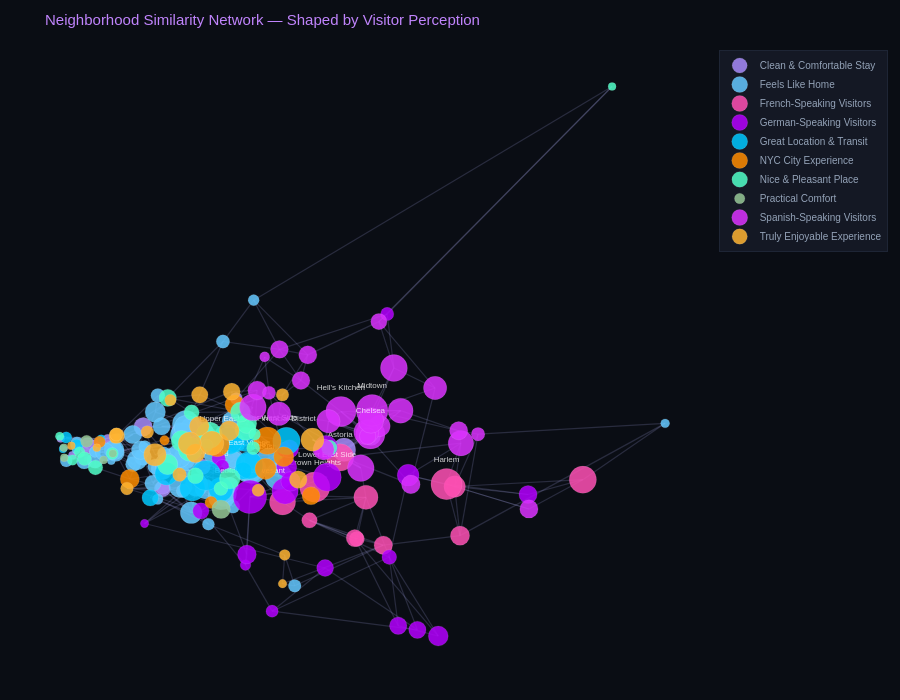

Notebook code cell kept with this figure:
### Code cell
# ── 拉伸 PCA 坐标，让 cluster 更分散 ─────────────────────────────────────────
scale_x, scale_y = 3.0, 5.0   # y 轴拉更大，把上下分开
np.random.seed(42)
jitter = 0.04  # 微小随机偏移防止完全重叠

nodes_df['x2'] = nodes_df['neighborhood'].map(lambda n: pos_pca[n][0]) * scale_x
nodes_df['y2'] = nodes_df['neighborhood'].map(lambda n: pos_pca[n][1]) * scale_y
nodes_df['x2'] += np.random.uniform(-jitter, jitter, len(nodes_df))
nodes_df['y2'] += np.random.uniform(-jitter, jitter, len(nodes_df))

pos_spread = dict(zip(nodes_df['neighborhood'], zip(nodes_df['x2'], nodes_df['y2'])))

# ── 重画 ──────────────────────────────────────────────────────────────────────
fig4 = go.Figure()

# 边：明显可见但不抢焦点
for _, row in edges3_df.iterrows():
    x0, y0 = pos_spread[row['source']]
    x1, y1 = pos_spread[row['target']]
    fig4.add_trace(go.Scatter(
        x=[x0, x1, None], y=[y0, y1, None],
        mode='lines',
        line=dict(width=1.2, color='rgba(180,180,255,0.18)'),
        hoverinfo='none', showlegend=False,
    ))

# 节点
for topic, grp in nodes_df.groupby('dominant_topic_label'):
    color = TOPIC_COLORS.get(topic, '#888888')
    labels = grp['neighborhood'].apply(lambda n: n if n in top15_labels else '')

    fig4.add_trace(go.Scatter(
        x=grp['x2'], y=grp['y2'],
        mode='markers+text',
        name=topic,
        marker=dict(
            size=grp['size'],
            color=color,
            opacity=0.85,
            line=dict(width=0.6, color='rgba(255,255,255,0.2)'),
        ),
        text=labels,
        textposition='top center',
        textfont=dict(size=8, color='rgba(255,255,255,0.8)'),
        customdata=grp[['neighborhood','borough','dominant_topic_label','review_count']].values,
        hovertemplate=(
            '<b>%{customdata[0]}</b><br>'
            '%{customdata[1]}<br>'
            '<span style="color:#c084fc">%{customdata[2]}</span><br>'
            'Reviews: %{customdata[3]:,}<extra></extra>'
        ),
    ))

fig4.update_layout(
    title=dict(
        text='Neighborhood Similarity Network — Shaped by Visitor Perception',
        font=dict(color='#c084fc', size=15),
    ),
    paper_bgcolor='#0a0d14', plot_bgcolor='#0a0d14',
    font=dict(color='#94a3b8', family='Arial'),
    xaxis=dict(showgrid=False, zeroline=False, showticklabels=False),
    yaxis=dict(showgrid=False, zeroline=False, showticklabels=False),
    height=700,
    legend=dict(bgcolor='#141824', bordercolor='#1e2535', borderwidth=1, font=dict(size=10), title=''),
    margin=dict(l=20, r=20, t=50, b=20),
)

fig4.show()

# 保存
nodes_df = nodes_df.rename(columns={'x2':'x','y2':'y'})
nodes_df[['neighborhood','x','y','dominant_topic_label','review_count','borough','size']].to_csv(
    'outputs/network_nodes.csv', index=False)
edges3_df.to_csv('outputs/network_edges.csv', index=False)
print('✅ Saved')
